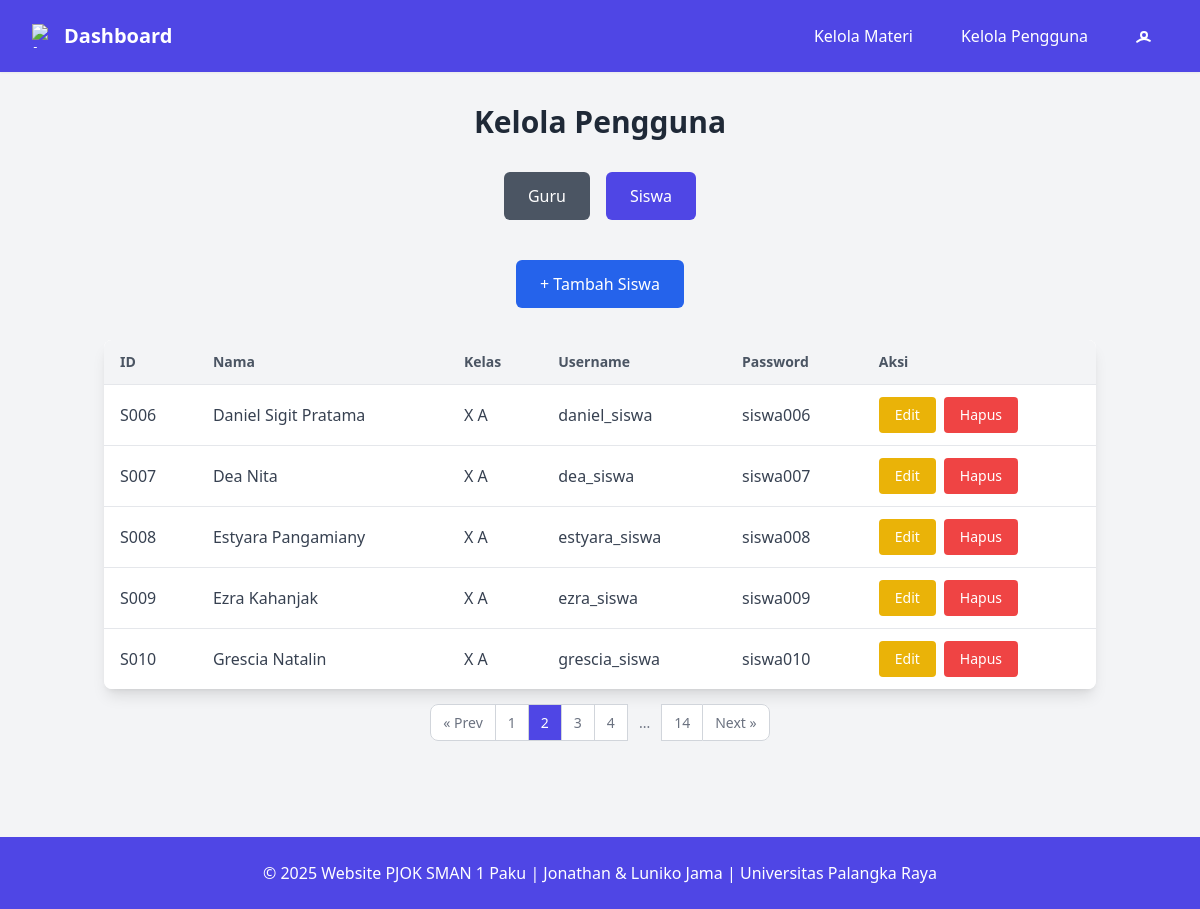
Page /pages/admin/pengguna/index.php?role=siswa&page=2 (signed in) on the committed database.
### tables this page shows
CREATE TABLE `siswa` (
  `id_siswa` varchar(10) NOT NULL CHECK (`id_siswa` like 'S%'),
  `nama_siswa` varchar(255) NOT NULL,
  `kelas` varchar(10) NOT NULL,
  `username_siswa` varchar(50) NOT NULL,
  `password_siswa` varchar(255) NOT NULL
);

### pages/admin/pengguna/index.php (the view, shortened to what this page needs)
<?php
require_once "../../../database.php";
$limit = 5;
$page = isset($_GET['page']) && is_numeric($_GET['page']) && $_GET['page'] > 0 ? (int)$_GET['page'] : 1;
$offset = ($page - 1) * $limit;
$role = $_GET['role'];
if ($role === 'guru') {
    $countSql = "SELECT COUNT(*) AS cnt FROM guru";
} else {
    $countSql = "SELECT COUNT(*) AS cnt FROM siswa";
}
$countRes = mysqli_query($conn, $countSql);
$totalRows = mysqli_fetch_assoc($countRes)['cnt'];
$totalPages = ceil($totalRows / $limit);
include "../../../includes/navbar_admin.php";
if ($role === 'guru') {
    $sql = "SELECT * FROM guru ORDER BY id_guru LIMIT {$limit} OFFSET {$offset}";
} else {
    $sql = "SELECT * FROM siswa ORDER BY id_siswa LIMIT {$limit} OFFSET {$offset}";
}
$res = mysqli_query($conn, $sql);
$pengguna = $res ? mysqli_fetch_all($res, MYSQLI_ASSOC) : [];
?>
<div class="container mx-auto mt-8 px-4">
    <h1 class="text-3xl font-semibold text-center mb-6">Kelola Pengguna</h1>
    <div class="mb-6 flex justify-center space-x-4 p-2">
        <a href="?role=guru" class="px-6 py-3 text-white <?= ($role === 'guru') ? 'bg-indigo-600' : 'bg-gray-600'; ?> hover:bg-indigo-700 rounded-md">Guru</a>
        <a href="?role=siswa" class="px-6 py-3 text-white <?= ($role === 'siswa') ? 'bg-indigo-600' : 'bg-gray-600'; ?> hover:bg-indigo-700 rounded-md">Siswa</a>
    </div>
    <div class="mb-6 flex justify-center p-2">
        <a href="tambah.php?role=<?= $role ?>" class="px-6 py-3 bg-blue-600 hover:bg-blue-700 text-white rounded-md">+ Tambah <?= ucfirst($role) ?></a>
    </div>
    <?php if (!empty($pengguna)): ?>
        <div class="overflow-x-auto bg-white shadow-lg rounded-lg">
            <table class="min-w-full bg-white border-collapse text-left text-gray-700">
                <thead>
                    <tr class="bg-gray-100 text-sm font-medium text-gray-600">
                        <th class="py-3 px-4">ID</th>
                        <th class="py-3 px-4">Nama</th>
                        <?php if ($role === 'siswa'): ?><th class="py-3 px-4">Kelas</th><?php endif; ?>
                        <th class="py-3 px-4">Username</th>
                        <th class="py-3 px-4">Password</th>
                        <th class="py-3 px-4">Aksi</th>
                    </tr>
                </thead>
                <tbody>
                    <?php foreach ($pengguna as $row): ?>
                        <?php
                            $id = ($role === 'guru') ? $row['id_guru'] : $row['id_siswa'];
                            $nama = ($role === 'guru') ? $row['nama_guru'] : $row['nama_siswa'];
                            $username = ($role === 'guru') ? $row['username_guru'] : $row['username_siswa'];
                            $password = ($role === 'guru') ? $row['password_guru'] : $row['password_siswa'];
                        ?>
                        <tr class="border-t border-gray-200">
                            <td class="py-3 px-4"><?= htmlspecialchars($id) ?></td>
                            <td class="py-3 px-4"><?= htmlspecialchars($nama) ?></td>
                            <?php if ($role === 'siswa'): ?><td class="py-3 px-4"><?= htmlspecialchars($row['kelas']) ?></td><?php endif; ?>
                            <td class="py-3 px-4"><?= htmlspecialchars($username) ?></td>
                            <td class="py-3 px-4"><?= htmlspecialchars($password) ?></td>
                            <td class="py-3 px-4">
                                <div class="flex flex-col md:flex-row gap-2">
                                    <a href="edit.php?id=<?= $id ?>&role=<?= $role ?>" class="px-4 py-2 bg-yellow-500 hover:bg-yellow-600 text-white rounded text-sm">Edit</a>
                                    <button onclick="hapusPengguna('<?= $id ?>','<?= $role ?>')" class="px-4 py-2 bg-red-500 hover:bg-red-600 text-white rounded text-sm">Hapus</button>
                                </div>
                            </td>
                        </tr>
                    <?php endforeach; ?>
                </tbody>
            </table>
        </div>
        <?php if ($totalPages > 1): ?>
        <nav class="flex justify-center mt-6" aria-label="Pagination">
            <ul class="inline-flex -space-x-px text-sm">
                <?php if ($page > 1): ?>
                    <li>
                        <a href="?role=<?= $role ?>&page=<?= $page - 1 ?>" class="px-3 py-2 ml-0 leading-tight text-gray-500 bg-white border border-gray-300 rounded-l-lg hover:bg-gray-100 hover:text-gray-700">&laquo; Prev</a>
                    </li>
                <?php endif; ?>
                <?php
                $start = max(1, $page - 2);
                $end = min($totalPages, $page + 2);
                for ($i = $start; $i <= $end; $i++): ?>
                    <li>
                        <a href="?role=<?= $role ?>&page=<?= $i ?>" class="px-3 py-2 leading-tight border border-gray-300 <?= ($i === $page) ? 'bg-indigo-600 text-white' : 'bg-white text-gray-500 hover:bg-gray-100 hover:text-gray-700'; ?>"><?= $i ?></a>
                    </li>
                <?php endfor;
                if ($end < $totalPages) {
                    if ($end < $totalPages - 1) echo '<li><span class="px-3 py-2 text-gray-500">...</span></li>';
                    echo '<li><a href="?role=' . $role . '&page=' . $totalPages . '" class="px-3 py-2 leading-tight text-gray-500 bg-white border border-gray-300 hover:bg-gray-100 hover:text-gray-700">' . $totalPages . '</a></li>';
                }
                ?>
                <?php if ($page < $totalPages): ?>
                    <li>
                        <a href="?role=<?= $role ?>&page=<?= $page + 1 ?>" class="px-3 py-2 leading-tight text-gray-500 bg-white border border-gray-300 rounded-r-lg hover:bg-gray-100 hover:text-gray-700">Next &raquo;</a>
                    </li>
                <?php endif; ?>
            </ul>
        </nav>
        <?php endif; ?>
    <?php else: ?>
        <p class="text-gray-500 mt-4 text-center">Tidak ada data untuk ditampilkan.</p>
    <?php endif; ?>
</div>
<?php include "../../../includes/footer.php"; ?>

### rows in the picture
siswa: id_siswa "S006", nama_siswa "Daniel Sigit Pratama", kelas "X A", username_siswa "daniel_siswa", password_siswa "siswa006"
siswa: id_siswa "S007", nama_siswa "Dea Nita", kelas "X A", username_siswa "dea_siswa", password_siswa "siswa007"
siswa: id_siswa "S008", nama_siswa "Estyara Pangamiany", kelas "X A", username_siswa "estyara_siswa", password_siswa "siswa008"
siswa: id_siswa "S009", nama_siswa "Ezra Kahanjak", kelas "X A", username_siswa "ezra_siswa", password_siswa "siswa009"
siswa: id_siswa "S010", nama_siswa "Grescia Natalin", kelas "X A", username_siswa "grescia_siswa", password_siswa "siswa010"

### other values in the picture
$role "Siswa"
$totalPages "14"
